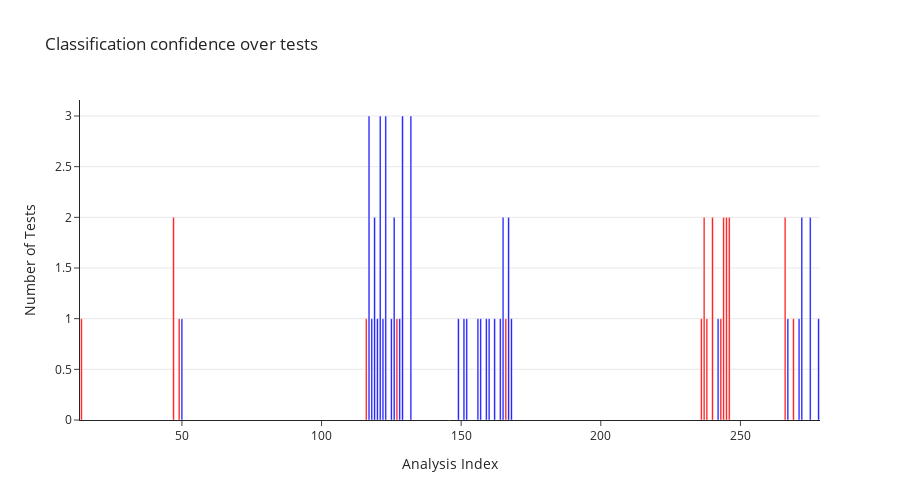

The code cell stored with this chart in its notebook:
### Code cell
# EvaluateModelStability also prepares data for transfer from unsupervised to supervised learning by assigning true class labels
from src.StreamPort.machine_learning.methods import MachineLearningEvaluateModelStabilityNative

model_eval = MachineLearningEvaluateModelStabilityNative(test_records=summary)
results = model_eval.run()
true_classes = results["true_classes"] 
stability_score = results["stability_score"] 

print("Model stability score: ", stability_score)

confidence_plot = model_eval.plot_confidences()
confidence_plot.show()

### Figure 1 — Plotly figure (JSON) as saved in the notebook; plotly's stock layout.template omitted (floating-point values rounded to 4 significant figures)
{"data": [{"hoverinfo": "text", "marker": {"color": ["red", "red", "red", "blue", "red", "blue", "blue", "blue", "blue", "blue", "blue", "blue", "blue", "blue", "red", "blue", "blue", "blue", "blue", "blue", "blue", "blue", "blue", "blue", "blue", "blue", "blue", "blue", "red", "blue", "blue", "red", "red", "red", "red", "blue", "red", "red", "red", "red", "red", "blue", "red", "blue", "blue", "blue", "blue"]}, "name": "Total Tests per Index", "text": ["Index: 14<br>Times Tested: 1<br>Normal: 0<br>Outlier: 1<br>Average Confidence: 1.38", "Index: 47<br>Times Tested: 2<br>Normal: 0<br>Outlier: 2<br>Average Confidence: 1.53", "Index: 49<br>Times Tested: 1<br>Normal: 0<br>Outlier: 1<br>Average Confidence: 1.17", "Index: 50<br>Times Tested: 1<br>Normal: 1<br>Outlier: 0<br>Average Confidence: 0.27", "Index: 116<br>Times Tested: 1<br>Normal: 0<br>Outlier: 1<br>Average Confidence: 1.41", "Index: 117<br>Times Tested: 3<br>Normal: 2<br>Outlier: 1<br>Average Confidence: 0.68", "Index: 118<br>Times Tested: 1<br>Normal: 1<br>Outlier: 0<br>Average Confidence: 0.30", "Index: 119<br>Times Tested: 2<br>Normal: 1<br>Outlier: 1<br>Average Confidence: 0.92", "Index: 120<br>Times Tested: 1<br>Normal: 1<br>Outlier: 0<br>Average Confidence: 0.53", "Index: 121<br>Times Tested: 3<br>Normal: 3<br>Outlier: 0<br>Average Confidence: 0.53", "Index: 122<br>Times Tested: 1<br>Normal: 1<br>Outlier: 0<br>Average Confidence: 0.01", "Index: 123<br>Times Tested: 3<br>Normal: 3<br>Outlier: 0<br>Average Confidence: 0.56", "Index: 125<br>Times Tested: 1<br>Normal: 1<br>Outlier: 0<br>Average Confidence: 0.34", "Index: 126<br>Times Tested: 2<br>Normal: 2<br>Outlier: 0<br>Average Confidence: 0.34", "Index: 127<br>Times Tested: 1<br>Normal: 0<br>Outlier: 1<br>Average Confidence: 1.10", "Index: 128<br>Times Tested: 1<br>Normal: 1<br>Outlier: 0<br>Average Confidence: 0.92", "Index: 129<br>Times Tested: 3<br>Normal: 3<br>Outlier: 0<br>Average Confidence: 0.58", "Index: 132<br>Times Tested: 3<br>Normal: 3<br>Outlier: 0<br>Average Confidence: 0.49", "Index: 149<br>Times Tested: 1<br>Normal: 1<br>Outlier: 0<br>Average Confidence: 0.87", "Index: 151<br>Times Tested: 1<br>Normal: 1<br>Outlier: 0<br>Average Confidence: 0.83", "Index: 152<br>Times Tested: 1<br>Normal: 1<br>Outlier: 0<br>Average Confidence: 0.50", "Index: 156<br>Times Tested: 1<br>Normal: 1<br>Outlier: 0<br>Average Confidence: 0.52", "Index: 157<br>Times Tested: 1<br>Normal: 1<br>Outlier: 0<br>Average Confidence: 0.86", "Index: 159<br>Times Tested: 1<br>Normal: 1<br>Outlier: 0<br>Average Confidence: 0.83", "Index: 160<br>Times Tested: 1<br>Normal: 1<br>Outlier: 0<br>Average Confidence: 0.69", "Index: 162<br>Times Tested: 1<br>Normal: 1<br>Outlier: 0<br>Average Confidence: 0.85", "Index: 164<br>Times Tested: 1<br>Normal: 1<br>Outlier: 0<br>Average Confidence: 0.39", "Index: 165<br>Times Tested: 2<br>Normal: 1<br>Outlier: 1<br>Average Confidence: 1.05", "Index: 166<br>Times Tested: 1<br>Normal: 0<br>Outlier: 1<br>Average Confidence: 1.31", "Index: 167<br>Times Tested: 2<br>Normal: 2<br>Outlier: 0<br>Average Confidence: 0.24", "Index: 168<br>Times Tested: 1<br>Normal: 1<br>Outlier: 0<br>Average Confidence: 0.57", "Index: 236<br>Times Tested: 1<br>Normal: 0<br>Outlier: 1<br>Average Confidence: 1.39", "Index: 237<br>Times Tested: 2<br>Normal: 0<br>Outlier: 2<br>Average Confidence: 1.28", "Index: 238<br>Times Tested: 1<br>Normal: 0<br>Outlier: 1<br>Average Confidence: 1.75", "Index: 240<br>Times Tested: 2<br>Normal: 0<br>Outlier: 2<br>Average Confidence: 1.09", "Index: 242<br>Times Tested: 1<br>Normal: 1<br>Outlier: 0<br>Average Confidence: 0.93", "Index: 243<br>Times Tested: 1<br>Normal: 0<br>Outlier: 1<br>Average Confidence: 2.29", "Index: 244<br>Times Tested: 2<br>Normal: 0<br>Outlier: 2<br>Average Confidence: 1.32", "Index: 245<br>Times Tested: 2<br>Normal: 0<br>Outlier: 2<br>Average Confidence: 1.31", "Index: 246<br>Times Tested: 2<br>Normal: 0<br>Outlier: 2<br>Average Confidence: 1.30", "Index: 266<br>Times Tested: 2<br>Normal: 0<br>Outlier: 2<br>Average Confidence: 1.41", "Index: 267<br>Times Tested: 1<br>Normal: 1<br>Outlier: 0<br>Average Confidence: 0.32", "Index: 269<br>Times Tested: 1<br>Normal: 1<br>Outlier: 0<br>Average Confidence: 1.00", "Index: 271<br>Times Tested: 1<br>Normal: 1<br>Outlier: 0<br>Average Confidence: 0.86", "Index: 272<br>Times Tested: 2<br>Normal: 2<br>Outlier: 0<br>Average Confidence: 0.63", "Index: 275<br>Times Tested: 2<br>Normal: 2<br>Outlier: 0<br>Average Confidence: 0.80", "Index: 278<br>Times Tested: 1<br>Normal: 1<br>Outlier: 0<br>Average Confidence: 0.85"], "type": "bar", "width": 0.6, "x": [14, 47, 49, 50, 116, 117, 118, 119, 120, 121, 122, 123, 125, 126, 127, 128, 129, 132, 149, 151, 152, 156, 157, 159, 160, 162, 164, 165, 166, 167, 168, 236, 237, 238, 240, 242, 243, 244, 245, 246, 266, 267, 269, 271, 272, 275, 278], "y": [1, 2, 1, 1, 1, 3, 1, 2, 1, 3, 1, 3, 1, 2, 1, 1, 3, 3, 1, 1, 1, 1, 1, 1, 1, 1, 1, 2, 1, 2, 1, 1, 2, 1, 2, 1, 1, 2, 2, 2, 2, 1, 1, 1, 2, 2, 1]}], "layout": {"bargap": 0.9, "height": 500, "showlegend": false, "title": {"text": "Classification confidence over tests"}, "xaxis": {"tickmode": "array", "title": {"text": "Analysis Index"}}, "yaxis": {"showgrid": true, "title": {"text": "Number of Tests"}}}}
